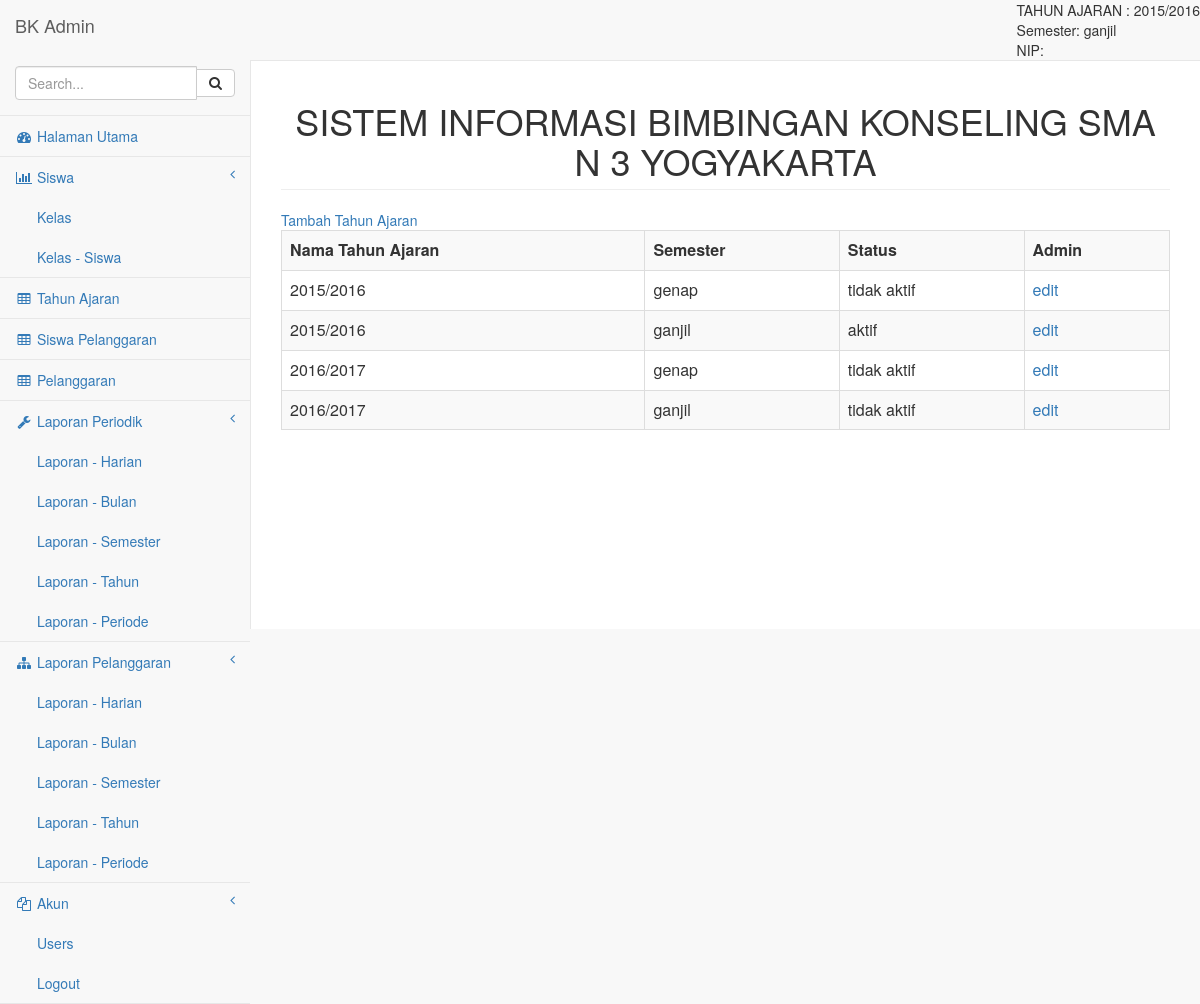
Screenshot of /pages/index.php?page=tahun_ajaran with the database file from the repository.
### tables this page shows
CREATE TABLE IF NOT EXISTS `tahun_ajaran` (
`id_tahun_ajaran` int(11) NOT NULL,
  `nama_tahun_ajaran` varchar(9) NOT NULL,
  `semester` enum('ganjil','genap') NOT NULL,
  `status_tahun_ajaran` enum('aktif','tidak aktif') NOT NULL
);

### pages/tahun_ajaran.php (the view, shortened to what this page needs)
<!DOCTYPE html PUBLIC "-//W3C//DTD XHTML 1.0 Transitional//EN" "http://www.w3.org/TR/xhtml1/DTD/xhtml1-transitional.dtd">
<html xmlns="http://www.w3.org/1999/xhtml">
<head>
</head>
<body>
<a href="index.php?page=tahun_ajaran_add">Tambah Tahun Ajaran</a>
<?php
$query = mysql_query("select * from tahun_ajaran");
?>
<table class="table table-striped table-bordered table-hover" width="100%" border="1">
  <tr>
    <th scope="col">Nama Tahun Ajaran</th>
    <th scope="col">Semester</th>
    <th scope="col">Status</th>
    <th scope="col">Admin</th>
  </tr>
  <?php
  while($data = mysql_fetch_array($query))
  {
  ?>
  <tr>
    <td><?php echo $data['nama_tahun_ajaran'] ?></td>
    <td><?php echo $data['semester'] ?></td>
    <td><?php echo $data['status_tahun_ajaran'] ?></td>
    <td><a href="index.php?page=tahun_ajaran_edit&amp;id_tahun_ajaran=<?php echo $data['id_tahun_ajaran'] ?>">edit</a></td>
  </tr>
  <?php
  }
  ?>
</table>
</body>
</html>

### pages/index.php (shortened to what this page needs)
<!DOCTYPE html>
<html lang="en">
<head>
    <link href="../bower_components/bootstrap/dist/css/bootstrap.min.css" rel="stylesheet">
    <link href="../bower_components/metisMenu/dist/metisMenu.min.css" rel="stylesheet">
    <link href="../dist/css/timeline.css" rel="stylesheet">
    <link href="../dist/css/sb-admin-2.css" rel="stylesheet">
    <link href="../bower_components/morrisjs/morris.css" rel="stylesheet">
    <link href="../bower_components/font-awesome/css/font-awesome.min.css" rel="stylesheet" type="text/css">
</head>
<body>
    <div id="wrapper">
        <nav class="navbar navbar-default navbar-static-top" role="navigation" style="margin-bottom: 0">
            <div class="navbar-header">
                <a class="navbar-brand" href="index.html">BK Admin</a>
            </div>
            <ul class="nav navbar-top-links navbar-right">
            TAHUN AJARAN :
            <?php
			$query=mysql_query("SELECT
  `id_tahun_ajaran`,
  `nama_tahun_ajaran`,
  `semester`,
  `status_tahun_ajaran`
FROM `sma3_bk`.`tahun_ajaran` WHERE status_tahun_ajaran = 'aktif' LIMIT 1");
$data=mysql_fetch_array($query);
echo $data['nama_tahun_ajaran']."<br> Semester: ".$data['semester']."<br> NIP: ".$_SESSION['bk_nip'];
			?>
                </ul>
            <div class="navbar-default sidebar" role="navigation">
                <div class="sidebar-nav navbar-collapse">
                    <ul class="nav" id="side-menu">
                        <li class="sidebar-search">
                            <div class="input-group custom-search-form">
                                <input type="text" class="form-control" placeholder="Search...">
                                <span class="input-group-btn">
                                <button class="btn btn-default" type="button">
                                    <i class="fa fa-search"></i>
                                </button>
                            </span>
                            </div>
                        </li>
                        <li>
                            <a href="index.php"><i class="fa fa-dashboard fa-fw"></i> Halaman Utama</a>
                        </li>
                        <li>
                            <a href="index.php?page=siswa"><i class="fa fa-bar-chart-o fa-fw"></i> Siswa<span class="fa arrow"></span></a>
                            <ul class="nav nav-second-level">
                                <li>
                                    <a href="index.php?page=kelas">Kelas</a>
                                </li>
                                <li>
                                    <a href="index.php?page=kelas_siswa_add">Kelas - Siswa</a>
                                </li>
                            </ul>
                        </li>
                        <li>
                            <a href="index.php?page=tahun_ajaran"><i class="fa fa-table fa-fw"></i> Tahun Ajaran</a>
                        </li>
                        <li>
                        <a href="index.php?page=siswa_pelanggaran"><i class="fa fa-table fa-fw"></i> Siswa Pelanggaran</a>
                        </li>
                        <li>
                            <a href="index.php?page=pelanggaran"><i class="fa fa-table fa-fw"></i> Pelanggaran</a>
                        </li>
                        <li>
                            <a href="index.php?page=laporan_periodik"><i class="fa fa-wrench fa-fw"></i> Laporan Periodik<span class="fa arrow"></span></a>
                            <ul class="nav nav-second-level">
                                <li>
                                    <a href="panels-wells.html">Laporan - Harian</a>
                                </li>
                                <li>
                                    <a href="buttons.html">Laporan - Bulan</a>
                                </li>
                                <li>
                                    <a href="notifications.html">Laporan - Semester</a>
                                </li>
                                <li>
                                    <a href="typography.html">Laporan - Tahun</a>
                                </li>
                                <li>
                                    <a href="icons.html"> Laporan - Periode</a>
                                </li>
                            </ul>
                        </li>
                        <li>
                            <a href="#"><i class="fa fa-sitemap fa-fw"></i> Laporan Pelanggaran<span class="fa arrow"></span></a>
                            <ul class="nav nav-second-level">
                                <li>
                                    <a href="#">Laporan - Harian</a>
                                </li>
                                <li>
                                    <a href="#">Laporan - Bulan</a>
                                </li>
                                <li>
                                    <a href="#">Laporan - Semester</a>
                                </li>
                                <li>
                                    <a href="#">Laporan - Tahun</a>
                                </li>
                                <li>
                                    <a href="#">Laporan - Periode</a>
                                </li>
                            </ul>
                        </li>
                        <li>
                            <a href="#"><i class="fa fa-files-o fa-fw"></i> Akun<span class="fa arrow"></span></a>
                            <ul class="nav nav-second-level">
                                <li>
                                    <a href="blank.html">Users</a>
                                </li>
                                <li>
                                    <a href="loguot.php">Logout</a>
                                </li>
                            </ul>
                        </li>
                    </ul>
                </div>
            </div>
        </nav>
        <div id="page-wrapper">
            <div class="row">
                <div class="col-lg-12">
                    <h1 class="page-header" align="center">SISTEM INFORMASI BIMBINGAN KONSELING SMA N 3 YOGYAKARTA</h1>
                </div>
            </div>
            <div class="row">
                <div class="col-lg-12">
                    <?php
					if(!empty($_GET['page']))
					$page = $_GET['page'];
					else
					$page='home';
					if(file_exists($page.'.php'))
					include($page.'.php');
					else
					include('404.php');
					?>
                </div>
            </div>
        </div>
    </div>
</body>
</html>

### rows the page displays
tahun_ajaran: nama_tahun_ajaran "2015/2016", semester "ganjil", status_tahun_ajaran "aktif"
tahun_ajaran: nama_tahun_ajaran "2015/2016", semester "genap", status_tahun_ajaran "tidak aktif"
tahun_ajaran: nama_tahun_ajaran "2016/2017", semester "genap", status_tahun_ajaran "tidak aktif"
tahun_ajaran: nama_tahun_ajaran "2016/2017", semester "ganjil", status_tahun_ajaran "tidak aktif"
